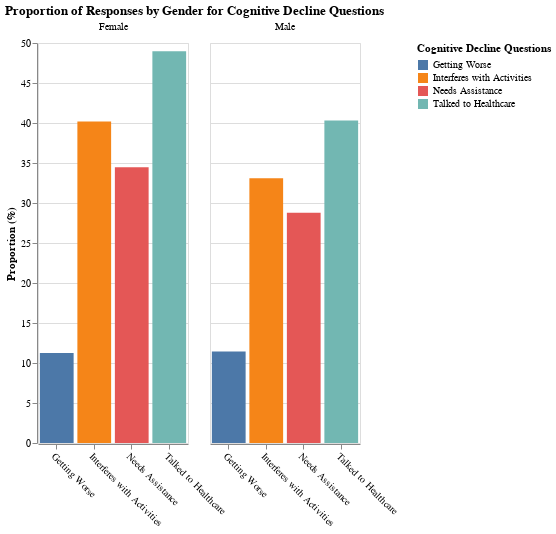

Here is the notebook cell this chart was saved with:
### Code cell
gender_data = df[df['StratificationCategory2'] == 'Gender']

mean_gender_values = gender_data.groupby(['Stratification2', 'Question_Simple'])['Data_Value'].mean().reset_index()

gender_grouped_chart = alt.Chart(mean_gender_values).mark_bar().encode(
    x=alt.X('Question_Simple:N', title=None, axis=alt.Axis(labelAngle=45)),
    y=alt.Y('Data_Value:Q', title='Proportion (%)'),
    color=alt.Color('Question_Simple:N', title='Cognitive Decline Questions'),
    column=alt.Column('Stratification2:N', title=None),
    tooltip=[alt.Tooltip('Stratification2', title='Gender'),
             alt.Tooltip('Question_Simple', title='Question'),
             alt.Tooltip('Data_Value:Q', title='Proportion (%)', format='.1f')]
).properties(
    title='Proportion of Responses by Gender for Cognitive Decline Questions',
    width=150,
    height=400
)

gender_grouped_chart

### Figure 1 — Vega-Lite specification as saved in the notebook (floating-point values rounded to 4 significant figures)
{"config": {"view": {"continuousWidth": 400, "continuousHeight": 300}}, "data": {"name": "data-8814776566ad0bb6ae66b51e8b6bbcdb"}, "mark": "bar", "encoding": {"color": {"field": "Question_Simple", "title": "Cognitive Decline Questions", "type": "nominal"}, "column": {"field": "Stratification2", "title": null, "type": "nominal"}, "tooltip": [{"field": "Stratification2", "title": "Gender", "type": "nominal"}, {"field": "Question_Simple", "title": "Question", "type": "nominal"}, {"field": "Data_Value", "format": ".1f", "title": "Proportion (%)", "type": "quantitative"}], "x": {"axis": {"labelAngle": 45}, "field": "Question_Simple", "title": null, "type": "nominal"}, "y": {"field": "Data_Value", "title": "Proportion (%)", "type": "quantitative"}}, "height": 400, "title": "Proportion of Responses by Gender for Cognitive Decline Questions", "width": 150, "$schema": "https://vega.github.io/schema/vega-lite/v4.17.0.json", "datasets": {"data-8814776566ad0bb6ae66b51e8b6bbcdb": [{"Stratification2": "Female", "Question_Simple": "Getting Worse", "Data_Value": 11.27}, {"Stratification2": "Female", "Question_Simple": "Interferes with Activities", "Data_Value": 40.2}, {"Stratification2": "Female", "Question_Simple": "Needs Assistance", "Data_Value": 34.48}, {"Stratification2": "Female", "Question_Simple": "Talked to Healthcare", "Data_Value": 48.97}, {"Stratification2": "Male", "Question_Simple": "Getting Worse", "Data_Value": 11.44}, {"Stratification2": "Male", "Question_Simple": "Interferes with Activities", "Data_Value": 33.1}, {"Stratification2": "Male", "Question_Simple": "Needs Assistance", "Data_Value": 28.78}, {"Stratification2": "Male", "Question_Simple": "Talked to Healthcare", "Data_Value": 40.31}]}}
